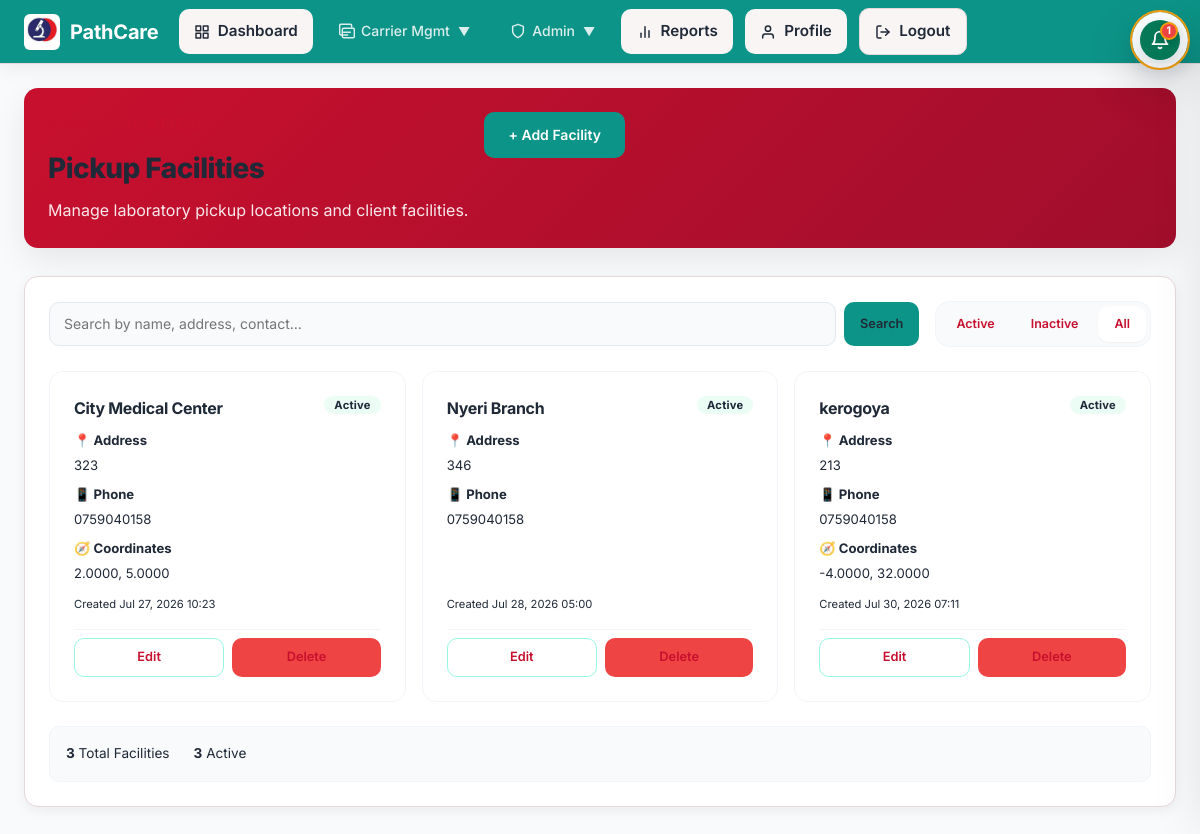
The app's page /facilities/ (signed in) with its own data.
### core/models.py (models this page shows, shortened)
class Facility(models.Model):
    id = models.UUIDField(primary_key=True, default=uuid.uuid4, editable=False)
    name = models.CharField(max_length=255)
    address = models.CharField(max_length=255)
    latitude = models.FloatField(null=True, blank=True, help_text="Facility latitude for routing")
    longitude = models.FloatField(null=True, blank=True, help_text="Facility longitude for routing")
    contact_name = models.CharField(max_length=255, blank=True)
    contact_phone = models.CharField(max_length=32, blank=True)
    contact_email = models.EmailField(blank=True)
    is_active = models.BooleanField(default=True)
    created_at = models.DateTimeField(auto_now_add=True)
    updated_at = models.DateTimeField(auto_now=True)
    class Meta:
        ordering = ['name']

### tracking/views.py (the view, shortened to what this page needs)
# urls.py: path("facilities/", views.facility_list, name="facility_list"),
@role_required("super_admin", "dispatcher")
def facility_list(request):
    facilities = Facility.objects.all().order_by("name")
    search = request.GET.get("search", "").strip()
    status_filter = request.GET.get("status", "")
    if status_filter == "active":
        facilities = facilities.filter(is_active=True)
    elif status_filter == "inactive":
        facilities = facilities.filter(is_active=False)
    context = {
        "facilities": facilities,
        "search": search,
        "status_filter": status_filter,
        "total_count": Facility.objects.count(),
        "active_count": Facility.objects.filter(is_active=True).count(),
    }
    return render(request, "tracking/facility_list.html", context)

### tracking/context_processors.py (called while the page is built)
def notifications(request):
    if not request.user.is_authenticated:
        return {}
    try:
        unread = Notification.objects.filter(user=request.user, is_read=False).count()
        recent = Notification.objects.filter(user=request.user).order_by("-created_at")[:10]
        return {"notifications_unread_count": unread, "notifications_list": recent}
    except Exception:
        return {}

### tracking/templates/tracking/facility_list.html (shortened to what this page needs)
{% extends "tracking/base.html" %}
{% block content %}
<div class="hero-card">
  <div style="display:flex;justify-content:space-between;align-items:flex-start;gap:var(--space-md);flex-wrap:wrap;">
    <div>
      <p class="eyebrow">Configuration</p>
      <h1>Pickup Facilities</h1>
      <p>Manage laboratory pickup locations and client facilities.</p>
    </div>
    <a class="btn btn--primary" href="{% url 'tracking:facility_create' %}">+ Add Facility</a>
  </div>
</div>
<section class="panel">
  <div class="facility-toolbar">
    <form method="get" class="search-row">
      <input type="text" name="search" placeholder="Search by name, address, contact…" value="{{ search }}">
      <button type="submit" class="btn btn--sm btn--primary">Search</button>
    </form>
    <div class="status-tabs">
      <a href="?status=active" class="status-tab {% if status_filter == 'active' %}active{% endif %}">Active</a>
      <a href="?status=inactive" class="status-tab {% if status_filter == 'inactive' %}active{% endif %}">Inactive</a>
      <a href="{% url 'tracking:facility_list' %}" class="status-tab {% if not status_filter %}active{% endif %}">All</a>
    </div>
  </div>
  {% if facilities %}
    <div class="facility-grid">
      {% for facility in facilities %}
        <div class="facility-card">
          <div class="facility-card-header">
            <h3>{{ facility.name }}</h3>
            <span class="badge {% if facility.is_active %}badge--success{% else %}badge--danger{% endif %}">
              {{ facility.is_active|yesno:"Active,Inactive" }}
            </span>
          </div>
          <div class="facility-card-body">
            <p><strong>📍 Address</strong></p>
            <p>{{ facility.address }}</p>
            {% if facility.contact_phone %}
              <p style="margin-top:8px;"><strong>📱 Phone</strong></p>
              <p>{{ facility.contact_phone }}</p>
            {% endif %}
            {% if facility.latitude and facility.longitude %}
              <p style="margin-top:8px;"><strong>🧭 Coordinates</strong></p>
              <p>{{ facility.latitude|floatformat:4 }}, {{ facility.longitude|floatformat:4 }}</p>
            {% endif %}
          </div>
          <p class="facility-create-date">Created {{ facility.created_at|date:"M d, Y H:i" }}</p>
          <div class="facility-card-footer">
            <a href="{% url 'tracking:facility_update' facility.pk %}" class="btn btn--sm btn--outline">Edit</a>
            <a href="{% url 'tracking:facility_delete' facility.pk %}" class="btn btn--sm btn--danger">Delete</a>
          </div>
        </div>
      {% endfor %}
    </div>
  {% else %}
    <div class="empty-state">
      <span class="empty-state__icon" aria-hidden="true">🏢</span>
      <div class="empty-state__title">No Facilities Found</div>
      <div class="empty-state__desc">No facilities match your search. <a href="{% url 'tracking:facility_create' %}">Create one now</a>.</div>
    </div>
  {% endif %}
  <div class="summary-bar">
    <span><strong>{{ total_count }}</strong> Total Facilities</span>
    <span><strong>{{ active_count }}</strong> Active</span>
  </div>
</section>
{% endblock %}

### tracking/static/tracking/css/style.css (style rules this page uses)
.panel, .panel * , .mobile-card, .mobile-card * , .table-card, .table-card * , .upcoming-card, .upcoming-card *, .tracking-card, .tracking-card *, .sidebar-panel, .sidebar-panel *, .panel-block, .panel-block *, .monitoring-summary-card, .monitoring-summary-card *, .monitoring-hero, .monitoring-hero *, .carrier-card, .carrier-card *, .notifications-sidebar, .notifications-sidebar *, .notification-item, .notification-item * { color: var(--text-main) !important; }
.table-card a, .panel a, .notifications-sidebar a { color: var(--primary) !important; }
html { font-size: 16px; -webkit-font-smoothing: antialiased; -moz-osx-font-smoothing: grayscale; }
body { font-family: var(--font-sans); font-size: 1rem; line-height: 1.5; color: var(--text-main); }
.panel, .table-card, .upcoming-card, .tracking-card, .sidebar-panel, .monitoring-summary-card { padding: 1rem 1.15rem; border-radius: calc(var(--radius-md) + 2px); box-shadow: var(--shadow-sm); }
:root { --font-sans: 'Inter', -apple-system, BlinkMacSystemFont, "Segoe UI", Roboto, sans-serif; --bg-primary: #FAF5F5; --bg-secondary: #FDE7EA; --panel-bg: #FFFFFF; --border-color: #E6D7D9; --text-main: #1F2937; --text-muted: #6B7280; --text-faint: #9CA3AF; --text-inverse: #FFFFFF; --primary: #C8102E; --primary-strong: #97001F; --primary-soft: #FDE7EA; --primary-hover: #A00E2C; --primary-soft-text: #7A0D24; --success: #2E7D32; --success-hover: #27692b; --success-soft: #E6F4EA; --success-soft-text: #165b2f; --warning: #ED6C02; --warning-hover: #d75a00; --warning-soft: #FFF4E6; --warning-soft-text: #7a3f00; --danger: #E74C3C; --danger-hover: #C0392B; --danger-soft: #FDF0EE; --danger-soft-text: #A0423C; --info: #546E7A; --shadow-sm: 0 1px 2px 0 rgba(0, 0, 0, 0.05); --shadow-md: 0 6px 18px rgba(16,24,40,0.06); --shadow-lg: 0 12px 30px rgba(16,24,40,0.08); --shadow-xl: 0 24px 60px rgba(16,24,40,0.10); --radius-sm: 8px; --radius-md: 12px; --radius-lg: 14px; --radius-xl: 20px; }
input[type="text"], input[type="email"], input[type="search"], select, textarea { width: 100%; padding: 0.6rem 0.75rem; border-radius: var(--radius-sm); border: 1px solid var(--border-color); background: var(--panel-bg); color: var(--text-main); font-family: var(--font-sans); }
* { box-sizing: border-box; margin: 0; padding: 0; }
body { font-family: var(--font-sans); background-color: var(--bg-primary); color: var(--text-main); line-height: 1.5; -webkit-font-smoothing: antialiased; -moz-osx-font-smoothing: grayscale; }
.hero-card, .panel, .detail-card, .sidebar-panel, .alert-card, .mobile-card { background-color: var(--panel-bg); border: 1px solid var(--border-color); border-radius: var(--radius-lg); padding: 1.5rem; box-shadow: var(--shadow-md); margin-bottom: 1.75rem; transition: box-shadow 0.25s ease, transform 0.25s ease; }
.hero-card { display: flex; justify-content: space-between; align-items: center; gap: 2rem; background: linear-gradient(135deg, var(--primary) 0%, var(--primary-hover) 100%); color: var(--text-inverse); border: none; box-shadow: var(--shadow-lg); }
.hero-card h1 { font-size: 1.75rem; font-weight: 800; margin-bottom: 0.5rem; }
.hero-card p { opacity: 0.9; font-size: 1rem; max-width: 600px; }
h1, h2, h3, h4, h5, h6 { font-weight: 700; letter-spacing: -0.02em; color: var(--text-main); margin-bottom: 0.5rem; }
.eyebrow { text-transform: uppercase; letter-spacing: 0.1em; font-size: 0.75rem; color: var(--primary); font-weight: 700; margin-bottom: 0.5rem; }
.button, button, input[type="submit"] { display: inline-flex; align-items: center; justify-content: center; font-family: var(--font-sans); font-size: 0.9rem; font-weight: 600; padding: 0.6rem 1.25rem; border-radius: 9999px; cursor: pointer; transition: all 0.2s ease; border: none; gap: 0.5rem; text-decoration: none; }
html, body { min-width: 320px; width: 100%; overflow-x: hidden; }
body { min-height: 100vh; background: var(--bg-primary); color: var(--text-main); }

### tracking/static/tracking/css/notifications.css (style rules this page uses)
.badge { display: inline-flex; align-items: center; justify-content: center; min-width: 18px; height: 18px; padding: 0 5px; background-color: var(--danger); color: #ffffff; font-size: 0.7rem; font-weight: 700; border-radius: 9999px; line-height: 1; animation: badge-pulse 2s ease-in-out infinite; }

### records on screen
Facility: name "City Medical Center", is_active "Active", address "323", contact_phone "0759040158", latitude "2.0000", longitude "5.0000", created_at "Jul 27, 2026 10:23"
Facility: name "Nyeri Branch", is_active "Active", address "346", contact_phone "0759040158", created_at "Jul 28, 2026 05:00"
Facility: name "kerogoya", is_active "Active", address "213", contact_phone "0759040158", latitude "-4.0000", longitude "32.0000", created_at "Jul 30, 2026 07:11"

### other values on screen
{{ notifications_unread_count }} "1"
{{ total_count }} "3"
{{ active_count }} "3"
